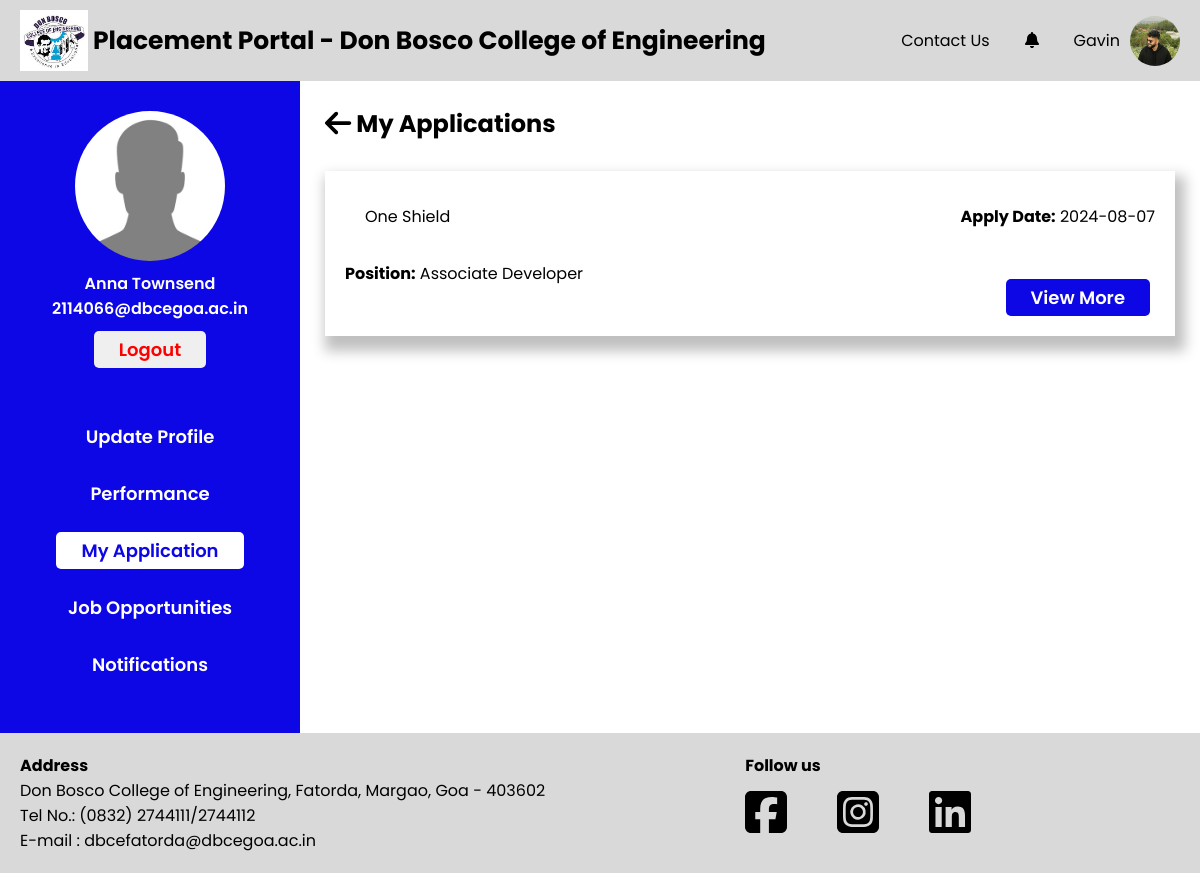
Page /Students/my-applications.php (signed in) on the earlier database version.
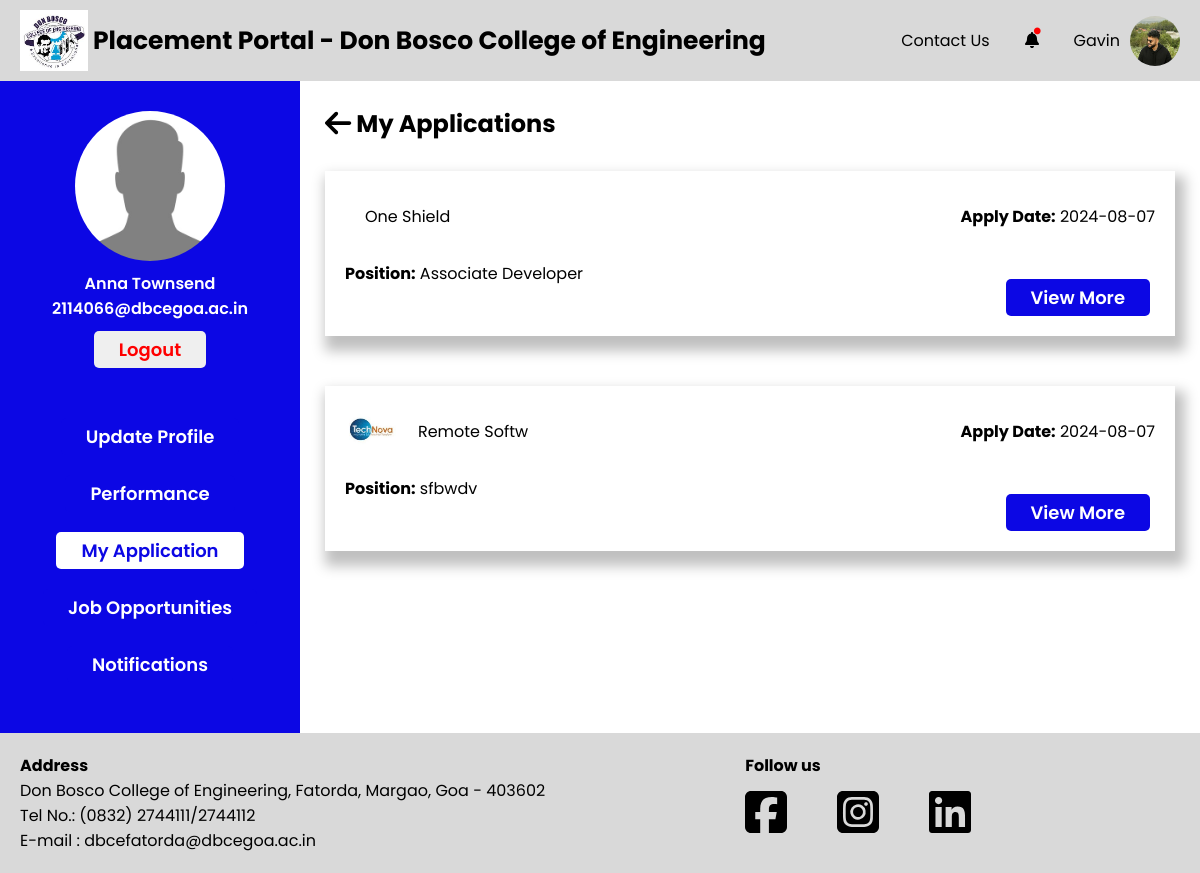
Same page on the later database version.
### tables this page shows
CREATE TABLE `company` (
  `C_id` int(11) NOT NULL,
  `C_Name` varchar(255) NOT NULL,
  `C_Logo` varchar(255) DEFAULT NULL,
  `C_Domain` varchar(255) DEFAULT NULL,
  `C_Scope` varchar(255) DEFAULT NULL,
  `C_Description` text DEFAULT NULL,
  `C_Location` varchar(255) DEFAULT NULL,
  `C_Website` varchar(255) DEFAULT NULL,
  `C_HR_name` varchar(255) DEFAULT NULL,
  `C_HR_email` varchar(255) DEFAULT NULL,
  `C_HR_phone` varchar(20) DEFAULT NULL,
  `C_Date_of_Reg` date DEFAULT current_timestamp(),
  `C_PC_Email` varchar(255) DEFAULT NULL
);

CREATE TABLE `jobapplication` (
  `S_College_Email` varchar(255) NOT NULL,
  `J_id` int(11) NOT NULL,
  `Interest` tinyint(1) NOT NULL,
  `Offer_Letter` varchar(255) NOT NULL,
  `J_apply_date` date NOT NULL DEFAULT current_timestamp(),
  `placed` tinyint(4) NOT NULL DEFAULT 0
);

CREATE TABLE `jobplacements` (
  `J_id` int(11) NOT NULL,
  `J_Position` varchar(255) NOT NULL,
  `J_Backlogs_allowed` tinyint(1) DEFAULT NULL,
  `J_Description` text DEFAULT NULL,
  `J_Due_date` date DEFAULT NULL,
  `J_Offered_salary` float DEFAULT NULL,
  `J_Req_cgpa` decimal(4,2) DEFAULT NULL,
  `J_No_of_posts` int(11) DEFAULT NULL,
  `Accept_Responses` tinyint(4) NOT NULL DEFAULT 1
);

### utility_functions.php (the view, shortened to what this page needs)
<?php
function getApplications()
{
    global $conn;
    $fetchApplicationsQuery = "SELECT C.C_Name as cname, C.C_Logo clogo, A.J_apply_date applydate, P.J_Position position, A.J_id as jid
FROM company as C
INNER JOIN jobposting as J ON J.C_id = C.C_id
INNER JOIN jobplacements as P ON P.J_id = J.J_id
INNER JOIN jobapplication as A ON A.J_id = J.J_id
WHERE A.Interest = ? AND A.S_College_Email = ?;";
    $fetchApplications = $conn->prepare($fetchApplicationsQuery);
    $z = 1;
    $fetchApplications->bind_param("is", $z, $_SESSION["user_email"]);
    $fetchApplications->execute();
    $result = $fetchApplications->get_result();
    while ($row = $result->fetch_assoc()) {
        echo '<div class="sections">
                    <div class="company-container">
                        <div class="company-logo-container">
                            <img src="../Data/Companies/Company_Logo/' . $row['clogo'] . '" alt="">
                            <p>' . $row['cname'] . '</p>
                        </div>
                        <p><strong>Apply Date:</strong> ' . $row['applydate'] . '</p>
                    </div>
                    <p class="position"><strong>Position:</strong> ' . $row['position'] . '</p>
                    <a href="./my-applications-details.php?jid=' . $row['jid'] . '"><button>View More</button></a>
                </div>';
    }
}

Differences in the rows shown:
added company: C_Logo (picture), C_Name "Remote Softw", jobapplication.J_apply_date "2024-08-07", jobplacements.J_Position "sfbwdv"
